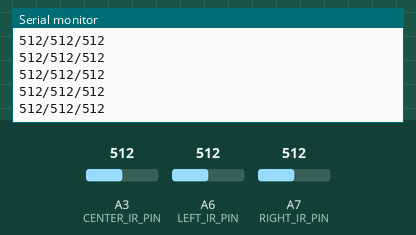
Simulated run of this sketch. Board: Arduino Nano, built with avr-gcc and run on an emulated ATmega328P. Shown: the last lines printed to the serial monitor. Inputs (shaded band) come from the test bench; at power-on: A3 (CENTER_IR_PIN) = 512, A6 (LEFT_IR_PIN) = 512, A7 (RIGHT_IR_PIN) = 512.

Above: at 1.2 s.
1.3 s: A3 (CENTER_IR_PIN) set to 716
At 1.34 s:
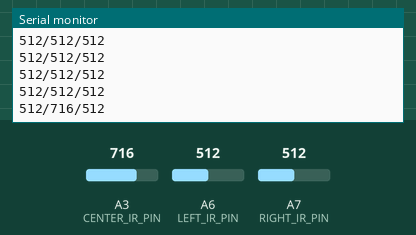
2.8 s: A6 (LEFT_IR_PIN) set to 716
At 2.81 s:
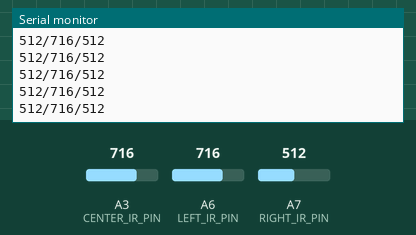
4.3 s: A7 (RIGHT_IR_PIN) set to 716
At 4.33 s:
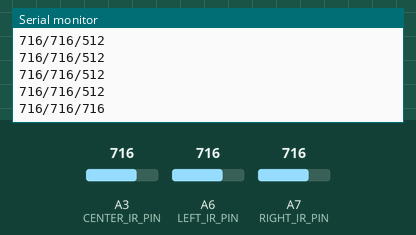
5.8 s: A3 (CENTER_IR_PIN) set to 900
At 5.81 s:
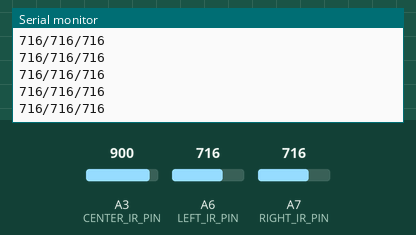
7.3 s: A6 (LEFT_IR_PIN) set to 900
At 7.33 s:
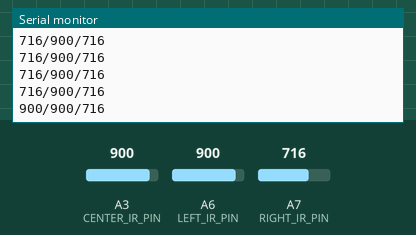
8.8 s: A7 (RIGHT_IR_PIN) set to 900
At 8.8 s:
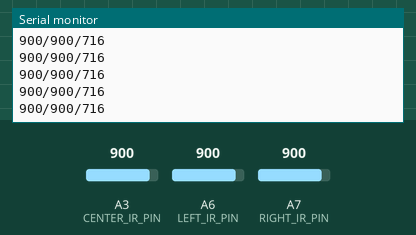
Timing chart, 0 to 11.3 s (numbered marks = the images above; inputs shaded):
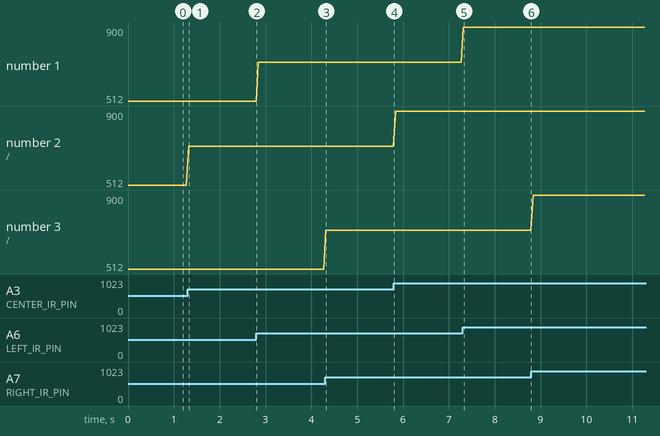

Measured:
- after the input at 1.3 s, the serial monitor: prints a new line at once (image 1)
- after the input at 4.3 s, the serial monitor: prints a new line at once (image 3)
- after the input at 7.3 s, the serial monitor: prints a new line at once (image 5)
- plotted number 2: 512 → 716 after the input at 1.3 s, 716 → 900 after the input at 5.8 s

The sketch:

IRSensor.ino
```cpp
#define LEFT_IR_PIN   A6
#define CENTER_IR_PIN A3
#define RIGHT_IR_PIN  A7

void setup() {
  // put your setup code here, to run once:
  Serial.begin(115200);
}

void loop() {
  // put your main code here, to run repeatedly:
  int right = analogRead(RIGHT_IR_PIN);
  int left = analogRead(LEFT_IR_PIN);
  int center = analogRead(CENTER_IR_PIN);
  Serial.print(String(left) + "/"+String(center)+"/"+String(right)+"\n");
  delay(50);
}
```
